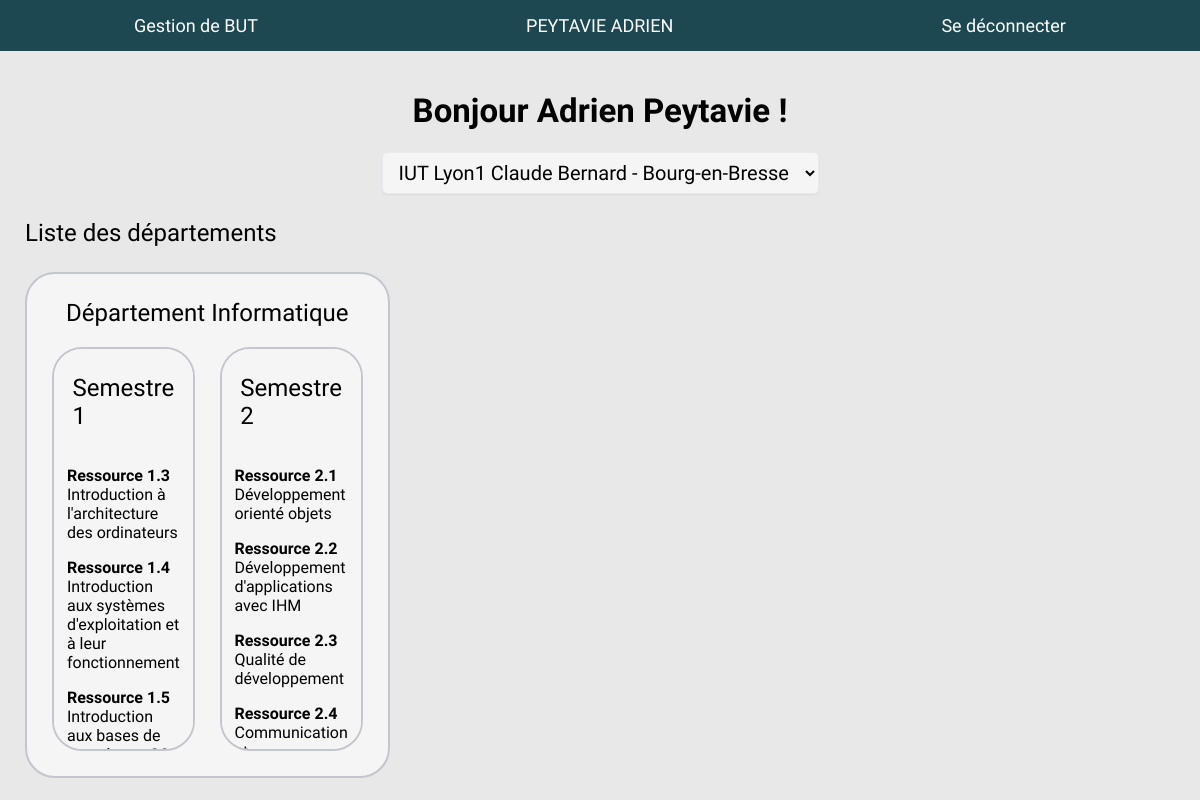
/professor/ (signed in), run on the app's committed database.
### main/models.py (models this page shows, shortened)
class Department(models.Model):
    name = models.CharField(max_length=80)
    establishment = models.ForeignKey(Establishment, on_delete=models.CASCADE, default=None, blank=False, null=True)
    min_competence_grade = models.IntegerField(default=None, blank=False, null=True)
    min_competence_required = models.IntegerField(default=None, blank=False, null=True)
    def __str__(self):
        return "Département " + self.name
    def getSemesters(self):
        return Semester.objects.filter(department=self).order_by("number")

class Semester(models.Model):
    number = models.IntegerField(default=None, blank=False, null=True)
    department = models.ForeignKey(Department, on_delete=models.CASCADE, default=None, blank=False, null=True)
    def getProfessorResources(self, professor):
        resources = Resource.objects.filter(semester=self).order_by("number")
        return list(set(resources & professor.resources.all()))

class Resource(models.Model):
    number = models.IntegerField(default=None, blank=False, null=True)
    name = models.CharField(max_length=50)
    semester = models.ForeignKey(Semester, on_delete=models.CASCADE, default=None, blank=False, null=True)
    ues = models.ManyToManyField(UE, related_name="resources")
    def __str__(self):
        return f"Ressource {self.semester.number}.{self.number}"

### professor/views.py (the view)
# urls.py: path('', index, name="index"),
@login_required
def index(request):
    user = request.user
    professor = isProfessor(user)
    if professor == None:
        return redirect("login")
    professor_view = {}
    for establishment in professor.getEtablishments():
        professor_view[establishment] = {}
        for department in establishment.getDepartments():
            professor_view[establishment][department] = {}
            for semester in department.getSemesters():
                professor_view[establishment][department][semester] = semester.getProfessorResources(professor)
    return render(
        request,
        "p_index.html",
        context={
            "professor_view": professor_view
        }
    )

### main/models.py (called while the page is built)
    def __str__(self):
        return self.name

    def getDepartments(self):
        return Department.objects.filter(establishment=self)

    def getDepartments(self):
        departments = []
        for resource in self.resources.all():
            if resource.semester.department not in departments:
                departments.append(resource.semester.department)
        return departments

    def getEtablishments(self):
        establishments = []
        for department in self.getDepartments():
            if department.establishment not in establishments:
                establishments.append(department.establishment)
        return establishments

### main/views.py (called while the page is built)
def isProfessor(user: User) -> None | Professor:
    try:
        return Professor.objects.get(id=user if isinstance(user, int) else user.id)
    except Professor.DoesNotExist:
        return None

### professor/templates/p_index.html (shortened to what this page needs)
{% extends 'head.html' %}
{% load static %}
{% block content %}
<div class="wrapper">
    <h1>Bonjour {{ user.first_name }} {{ user.last_name }} !</h1>
    <select id="establishmentSelection" name="establishment">
        {% for establishment in professor_view.keys %}
        <option value="{{ establishment.id }}">{{ establishment }}</option>
        {% endfor %}
    </select>
    <div class="content">
        <h2>Liste des départements</h2>
        {% for establishment, departments in professor_view.items %}
        <div class="establishment {{ establishment.id }}">
            {% for department, semesters in departments.items %}
            <div class="department styled-card hoverable">
                <form action="{% url 'professor:department' department_id=department.id %}" class="auto" method="post">
                    <h2 class="middle">{{ department }}</h2>
                    {% if not semesters %}
                    <p class="middle">Aucun semestre</p>
                    {% else %}
                    <div class="semesters">
                        {% for semester, resources in semesters.items %}
                        {% if resources %}
                        <div class="styled-card semester">
                            <h2>Semestre {{ semester.number }}</h2>
                            <div class="resources">
                                {% for resource in resources %}
                                <div class="resource">
                                    <p><strong>{{ resource }}</strong><br>{{ resource.name }}</p>
                                </div>
                                {% endfor %}
                            </div>
                        </div>
                        {% endif %}
                        {% endfor %}
                    </div>
                    {% endif %}
                </form>
            </div>
            {% endfor %}
        </div>
        {% endfor %}
    </div>
</div>
{% endblock %}

### templates/head.html (shortened to what this page needs)
{% load static %}
<!DOCTYPE html>
<html lang="en">
<head>
    <link rel="stylesheet" href="{% static 'css/styles.css' %}" media="all" />
    {% if "/student/" in request.path %}
    <link rel="stylesheet" href="{% static 'css/student.css' %}" media="all" />
    <script src="{% static 'js/student.js' %}" defer></script>
    {% elif "/professor/" in request.path %}
    <link rel="stylesheet" href="{% static 'css/professor.css' %}" media="all" />
    {% elif "/administrator/" in request.path %}
    <link rel="stylesheet" href="{% static 'css/administrator.css' %}" media="all" />
    <script src="{% static 'js/administrator.js' %}" defer></script>
    {% endif %}
</head>
<body>
    <header>
        <nav>
            <form class="auto" action="{% url 'main:index' %}" method="post">
                <span class="effect-underline">Gestion de BUT</span>
            </form>
            {% if user.is_authenticated %}
            <form class="auto" action="{% url 'profile' %}" method="post">
                <span class="effect-underline">{{ user.last_name|upper }} {{ user.first_name|upper }}</span>
            </form>
            <form class="auto" action="{% url 'logout' %}" method="post">
                <span class="effect-underline">Se déconnecter</span>
            </form>
            {% else %}
            <form class="auto" action="{% url 'login' %}" method="post">
                {% csrf_token %}
                <span class="effect-underline">Se connecter</span>
            </form>
            {% endif %}
        </nav>
    </header>
    <main>
        {% block content %}
        {% endblock %}
    </main>
</body>
</html>

### assets/css/styles.css (style rules this page uses)
:root { --primary-color: #e8e8e8; --element-color: #1D4851; }
html, body { height: 100%; padding: 0; margin: 0; }
body { display: flex; flex-direction: column; font-family: Sora; overflow-y: overlay; box-sizing: border-box; }
main { display: flex; flex-direction: row; padding: 40px 0; user-select: none; background: var(--primary-color); min-height: calc(100% - 52px - 40px * 2); height: auto; overflow: auto; }
h1 { text-align: center; font-size: 33px; margin-top: 0; font-weight: 600; }
h2 { position: relative; z-index: 99; margin-top: 0; font-weight: 400; }
strong { font-weight: 700; }
.middle { text-align: center; }
header { width: 100%; background: var(--element-color); color: #ffffff; font-size: 18px; }
nav { display: flex; flex-direction: row; justify-content: space-around; }
nav > form { cursor: pointer; padding: 15px 17px; }
.effect-underline { position: relative; }
.effect-underline:after { content: ''; position: absolute; left: 0; height: 1em; width: 100%; border-bottom: 1px solid; margin-top: 8px; opacity: 0; transition: opacity 0.35s, transform 0.35s; transform: scale(0, 1); }
.wrapper { display: flex; flex-direction: column; align-items: center; width: 100%; }
.wrapper select { position: relative; z-index: 2; padding: 7px 12px; border: 1px solid #E8EAED; background: #f5f5f5; border-radius: 5px; box-shadow: 0 1px 3px -2px #9098A9; cursor: pointer; font-size: 20px; font-family: inherit; }
.wrapper select > option { font: inherit; }
.styled-card { position: relative; z-index: 1; padding: 25px; border-radius: 30px; border: 2px solid #c3c6ce; background: #f5f5f5; }
.hoverable { transition: transform .5s, border-color .5s, box-shadow .5s ease; }
.content { width: 100%; }
.content form { margin: -25px; padding: 25px; }
.content > h2 { margin-top: 25px; margin-left: 25px; }

### assets/css/professor.css (style rules this page uses)
.content > .establishment , .content > .semester { display: flex; flex-direction: row; flex-wrap: wrap; gap: 50px; margin: 25px; }
.establishment > .department, .semesters > .semester, .semester > .resource, .resource > .evaluations, .semester > .evaluation { width: 27%; height: max-content; }
.department > form > .semesters, .department > .semesters { display: grid; grid-template-columns: 1fr 1fr; grid-gap: 25px; margin-top: 5%; }
.semesters > .semester { display: flex; flex-direction: column; align-items: center; width: auto; max-height: 350px; margin-top: 0; overflow-y: auto; }

### data on the page
Department: name "Département Informatique"
Semester: number "1"
Resource: semester+number "Ressource 1.3", name "Introduction à l'architecture des ordinateurs"
Resource: semester+number "Ressource 1.4", name "Introduction aux systèmes d'exploitation et à leur fonctionnement"
Resource: semester+number "Ressource 1.5", name "Introduction aux bases de…"
Semester: number "2"
Resource: semester+number "Ressource 2.1", name "Développement orienté objets"
Resource: semester+number "Ressource 2.2", name "Développement d'applications avec IHM"
Resource: semester+number "Ressource 2.3", name "Qualité de développement"
Resource: semester+number "Ressource 2.4", name "Communication…"

### other printed values
{{ user.last_name|upper }} "PEYTAVIE"
{{ user.first_name|upper }} "ADRIEN"
{{ user.first_name }} "Adrien"
{{ user.last_name }} "Peytavie"
form field establishment "IUT Lyon1 Claude Bernard - Bourg-en-Bresse"
